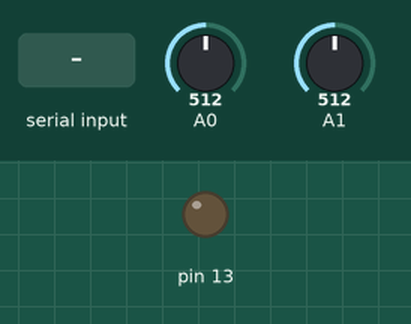
A sketch run on a simulated Arduino Uno, built with avr-gcc and run on an emulated ATmega328P. Shown: output pins drawn as LEDs (lit = HIGH). The inputs (shaded band) are chosen by the test bench; at power-on: A0 = 512, A1 = 512. What the sketch prints to the serial monitor is not drawn.

Above: at 1.2 s.
1.3 s: "<1<>" received over Serial
At 3.3 s:
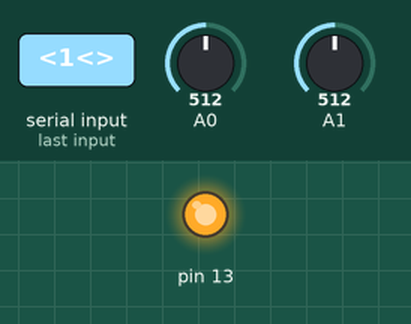
3.8 s: A0 set to 109
5.3 s: A0 set to 92
7.4 s: A1 set to 108
8.9 s: A1 set to 89
10.7 s: "1<" received over Serial
At 12.0 s:
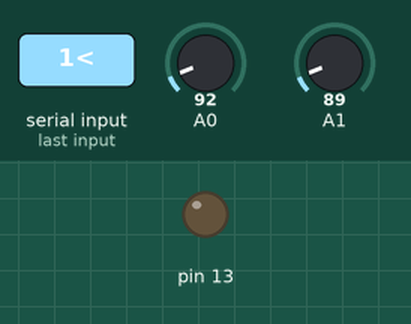
Timing chart, 0 to 13.2 s (numbered marks = the images above; inputs shaded):
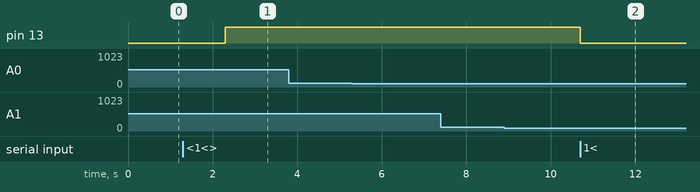

The sketch:

arduino_Serial_BASIC.ino
```cpp
void setup() {
  Serial.begin(115200);
  pinMode(13, OUTPUT);
}

void loop() {
  int sensor = analogRead(A0);
  int sensor1 = analogRead(A1);
  Serial.print(sensor);
  Serial.print('>');
  Serial.print(sensor1);
  Serial.print('>');
  Serial.print('<');
  delay(1);
}


//receiving serial messages
void serialEvent() {
  if(Serial.available()){
      String input = Serial.readStringUntil('<');
      int button = getValue(input, '>', 0).toInt();
      if(button == 1){
        digitalWrite(13, LOW);
      }else{
        digitalWrite(13, HIGH);
    }
  }
}
```

splitString.ino
```cpp
//extra function below to split data from serial into multiple values

String getValue(String data, char separator, int index){
    int found = 0;
    int strIndex[] = { 0, -1 };
    int maxIndex = data.length() - 1;
    for (int i = 0; i <= maxIndex && found <= index; i++) {
        if (data.charAt(i) == separator || i == maxIndex) {
            found++;
            strIndex[0] = strIndex[1] + 1;
            strIndex[1] = (i == maxIndex) ? i+1 : i;
        }
    }
    return found > index ? data.substring(strIndex[0], strIndex[1]) : "";
}
```

Measured:
- after the input at 1.3 s, pin 13: LOW → HIGH after 1.0 s
- after the input at 3.8 s, every drawn part: stays the same
- after the input at 5.3 s, every drawn part: stays the same
- after the input at 7.4 s, every drawn part: stays the same
- after the input at 8.9 s, every drawn part: stays the same
- after the input at 10.7 s, pin 13: HIGH → LOW at once
